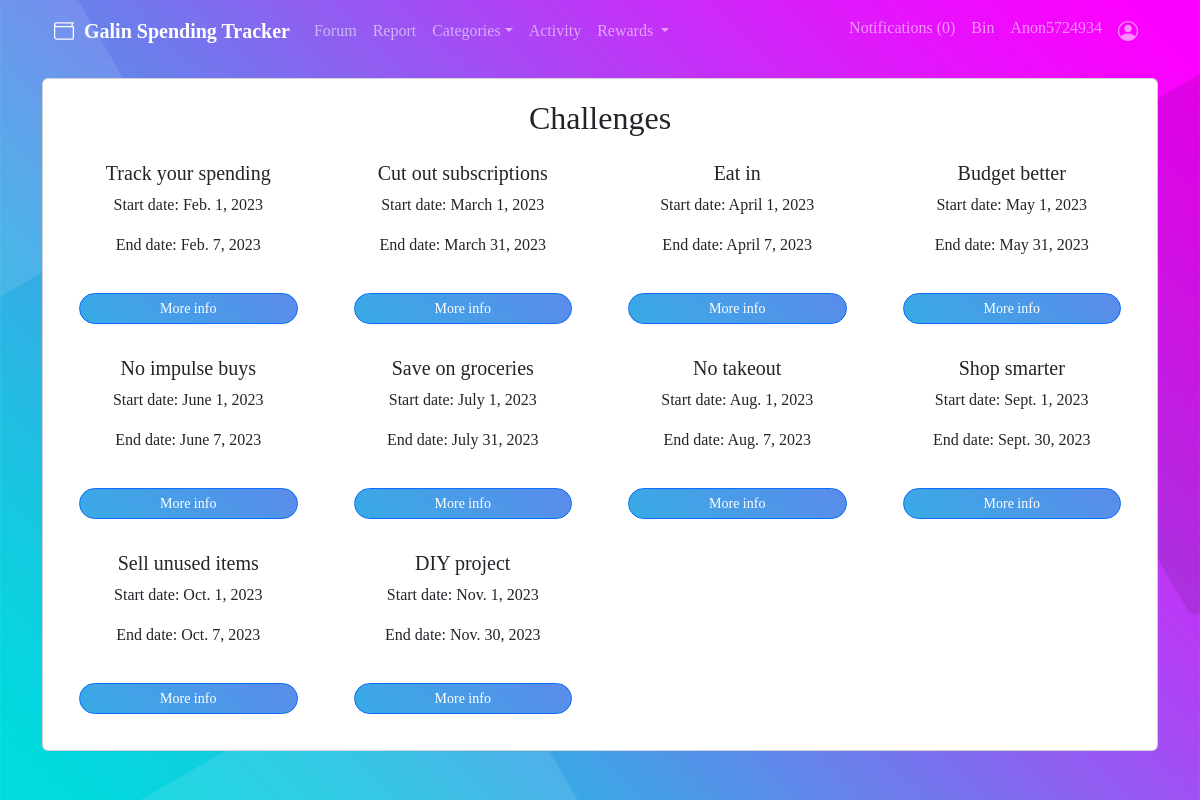
Page /challenge_list/ (signed in) on the committed database.
### tracker/models.py (models this page shows, shortened)
class User(AbstractBaseUser, PermissionsMixin):
    email = models.EmailField(
        unique=True,
        max_length=50,
        blank=False,
    )
    first_name = models.CharField(max_length=50, blank=False)
    last_name = models.CharField(max_length=50, blank=False)
    is_staff = models.BooleanField(default=False)
    is_superuser = models.BooleanField(default=False)
    is_active = models.BooleanField(default=True)
    available_categories = models.ManyToManyField('Category', symmetrical = False, related_name = 'users')
    username = models.CharField(max_length=50, default=random_username, blank=True)
    trees = models.IntegerField(default=0)
    has_email_sent = models.BooleanField(default=False)
    objects = UserManager()
    USERNAME_FIELD = 'email'

class Challenge(models.Model):
    name = models.CharField(max_length=255)
    description = models.TextField()
    points = models.IntegerField()
    start_date = models.DateField()
    end_date = models.DateField()

### tracker/helpers.py (the view)
    def modified_view_function(request):
        if request.user.is_authenticated==False:
            return redirect('home')
        else:
            return view_function(request)

### tracker/context_processors.py (called while the page is built, shortened)
def searchFunction(request):
    context = {}
    posts = Post.objects.all()
    return context

def notifications(request):
    if request.user.is_authenticated:
        return {'notifications': request.user.notifications.filter(is_read=False)
    }
    else:
        return  {'notifications': []}

### tracker/helpers.py (called while the page is built)
def anonymous_prohibited(view_function):
    def modified_view_function(request):
        if request.user.is_authenticated==False:
            return redirect('home')
        else:
            return view_function(request)
    return modified_view_function

### tracker/views.py (called while the page is built)
@anonymous_prohibited
def challenge_list(request):
    challenges = Challenge.objects.all()
    return render(request, 'challenge_list.html', {'challenges': challenges})

### tracker/templates/challenge_list.html
{% extends 'base_content.html' %}
{% block content %}
<div class='container'>
    <div class='row'>
        {% if challenges %}
            <div class = 'card' style="margin: auto; padding: 20px">
                <h2 style="text-align: center">Challenges</h2>
                <div class="row">
                    {% for challenge in challenges %}
                        <div class="col-md-3" style="display: inline-block">
                            <div class="card-body" style="text-align: center">
                                <h5 class="card-title">{{ challenge.name }}</h5>
                                <p class="card-text">Start date: {{ challenge.start_date }}</p>
                                <p class="card-text">End date: {{ challenge.end_date }}</p>
                                <a class="btn btn-primary btn-sm" href="{% url 'challenge_details' challenge.id %}" role="button">More info</a>
                            </div>
                        </div>
                    {% endfor %}
                </div>
            </div>
        {% else %}
            <div class = 'card' style="margin: auto; max-width: 350px; text-align: center; padding: 20px">
                <h1 style="text-align: center">Challenges</h1>
                <p>There are no challenges yet.</p>
            </div>
        {% endif %}
    </div>
</div>
{% endblock %}

### tracker/templates/partials/menu.html (shortened to what this page needs)
<div class="collapse navbar-collapse" id="navbarSupportedContent">
  <ul class="navbar-nav me-auto mb-2 mb-lg-0">
    <li class="nav-item">
      <a class="nav-link" href="{% url 'forum_home' %}">Forum</a>
    </li>
    <li class="nav-item">
      <a class="nav-link" href="{% url 'report' %}">Report</a>
    </li>
    <li class="nav-item dropdown">
      <a class="nav-link dropdown-toggle" href="#" role="button" data-bs-toggle="dropdown" aria-expanded="false">Categories</a>
    </li>
    <li class="nav-item">
      <a class="nav-link" href="{% url 'my_activity' %}?num_items=10">Activity</a>
    </li>
    <li class="nav-item dropdown">
      <a class="nav-link dropdown-toggle" href="#" role="button" data-bs-toggle="dropdown" aria-expanded="false">
        Rewards
      </a>
    </li>
  </ul>
  <ul class="navbar-nav ms-auto mb-2 mb-lg-0">
    {% if notifications.count == 0 %}
    <li class="nav-item">
      <a class="nav-link" href="{% url 'notifications' %}">Notifications ({{notifications.count}})</a>
    </li>
    {% elif notifications.count > 0 %}
    <li class="nav-item">
      <a class="nav-link" style="color:rgb(146, 36, 36)" href="{% url 'notifications' %}"> <b>Notifications ({{notifications.count}}) </b></a>
    </li>
    {% endif %}
      <a class="nav-link" href="{% url 'expenditure_bin' %}">Bin</a>
    <li class="nav-item">
      <a class="nav-link">  {{user.username}} </a>
    </li>
    <li class="nav-item dropdown">
      <a class="nav-link" href="#" role="button" data-bs-toggle="dropdown" aria-expanded="false">
        <span class='bi-person-circle' style='font-size: 1.25rem'></span>
      </a>
    </li>
  </ul>
</div>

### static/custom.css (style rules this page uses)
.btn-primary { background: url('images/btn-p.jpg') no-repeat; margin-top: 20px; width: 100%; border-radius: 50px 50px 50px 50px; color:rgb(255, 255, 255); }
* { box-sizing: border-box; }
html { font-size: 16px; font-family: 'Titillium Web', sans-serif; background-color: rgb(0,0,0); color: #FEFEFE; }
a { color: rgb(0, 150, 255); font-weight: bolder; text-decoration: none; }

### rows in the picture
User: username "Anon5724934"
Challenge: name "Track your spending", start_date "Feb. 1, 2023", end_date "Feb. 7, 2023"
Challenge: name "Cut out subscriptions", start_date "March 1, 2023", end_date "March 31, 2023"
Challenge: name "Eat in", start_date "April 1, 2023", end_date "April 7, 2023"
Challenge: name "Budget better", start_date "May 1, 2023", end_date "May 31, 2023"
Challenge: name "No impulse buys", start_date "June 1, 2023", end_date "June 7, 2023"
Challenge: name "Save on groceries", start_date "July 1, 2023", end_date "July 31, 2023"
Challenge: name "No takeout", start_date "Aug. 1, 2023", end_date "Aug. 7, 2023"
Challenge: name "Shop smarter", start_date "Sept. 1, 2023", end_date "Sept. 30, 2023"
Challenge: name "Sell unused items", start_date "Oct. 1, 2023", end_date "Oct. 7, 2023"
Challenge: name "DIY project", start_date "Nov. 1, 2023", end_date "Nov. 30, 2023"

### other values in the picture
{{ notifications.count }} "0"
